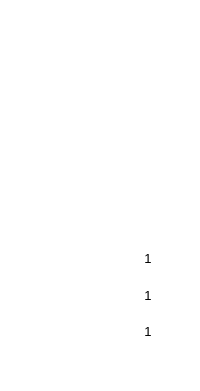
  <widget class="QFrame" name="frame_12">
   <property name="geometry">
    <rect>
     <x>1050</x>
     <y>620</y>
     <width>200</width>
     <height>391</height>
    </rect>
   </property>
   <property name="styleSheet">
    <string notr="true">background: transparent; 
background-image: url(:/pic/blue_bg.png);
border:0px</string>
   </property>
   <property name="frameShape">
    <enum>QFrame::StyledPanel</enum>
   </property>
   <property name="frameShadow">
    <enum>QFrame::Raised</enum>
   </property>
   <widget class="QLabel" name="label_117">
    <property name="geometry">
     <rect>
      <x>324</x>
      <y>20</y>
      <width>106</width>
      <height>26</height>
     </rect>
    </property>
    <property name="font">
     <font>
      <pointsize>15</pointsize>
     </font>
    </property>
    <property name="layoutDirection">
     <enum>Qt::LeftToRight</enum>
    </property>
    <property name="styleSheet">
     <string notr="true">color: rgb(255, 255, 255);
background-image: url(:/pic/smalltitle.png);</string>
    </property>
    <property name="text">
     <string>污泥仓</string>
    </property>
    <property name="alignment">
     <set>Qt::AlignCenter</set>
    </property>
   </widget>
   <widget class="QLabel" name="label_113">
    <property name="geometry">
     <rect>
      <x>60</x>
      <y>20</y>
      <width>106</width>
      <height>26</height>
     </rect>
    </property>
    <property name="font">
     <font>
      <pointsize>15</pointsize>
     </font>
    </property>
    <property name="layoutDirection">
     <enum>Qt::LeftToRight</enum>
    </property>
    <property name="styleSheet">
     <string notr="true">color: rgb(255, 255, 255);</string>
    </property>
    <property name="text">
     <string>混 料 机</string>
    </property>
    <property name="alignment">
     <set>Qt::AlignCenter</set>
    </property>
   </widget>
   <widget class="QLabel" name="label_136">
    <property name="geometry">
     <rect>
      <x>30</x>
      <y>86</y>
      <width>72</width>
      <height>22</height>
     </rect>
    </property>
    <property name="font">
     <font>
      <pointsize>10</pointsize>
     </font>
    </property>
    <property name="styleSheet">
     <string notr="true">color: rgb(255, 255, 255);
background-image: url(:/pic/field_bg.png);</string>
    </property>
    <property name="text">
     <string>运行</string>
    </property>
    <property name="alignment">
     <set>Qt::AlignCenter</set>
    </property>
   </widget>
   <widget class="QLabel" name="MIXER_EM_RUN_label">
    <property name="geometry">
     <rect>
      <x>140</x>
      <y>80</y>
      <width>35</width>
      <height>35</height>
     </rect>
    </property>
    <property name="styleSheet">
     <string notr="true">background-image: url(:/pic/wheel_run.png);</string>
    </property>
    <property name="text">
     <string/>
    </property>
   </widget>
   <widget class="QLabel" name="label_137">
    <property name="geometry">
     <rect>
      <x>30</x>
      <y>126</y>
      <width>72</width>
      <height>22</height>
     </rect>
    </property>
    <property name="font">
     <font>
      <pointsize>10</pointsize>
     </font>
    </property>
    <property name="styleSheet">
     <string notr="true">color: rgb(255, 255, 255);
background-image: url(:/pic/field_bg.png);</string>
    </property>
    <property name="text">
     <string>电机故障</string>
    </property>
    <property name="alignment">
     <set>Qt::AlignCenter</set>
    </property>
   </widget>
   <widget class="QLabel" name="MIXER_EM_FAULT_label">
    <property name="geometry">
     <rect>
      <x>140</x>
      <y>120</y>
      <width>35</width>
      <height>35</height>
     </rect>
    </property>
    <property name="styleSheet">
     <string notr="true">background-image: url(:/pic/wheel_run.png);</string>
    </property>
    <property name="text">
     <string/>
    </property>
   </widget>
   <widget class="QLabel" name="label_138">
    <property name="geometry">
     <rect>
      <x>30</x>
      <y>166</y>
      <width>72</width>
      <height>22</height>
     </rect>
    </property>
    <property name="font">
     <font>
      <pointsize>10</pointsize>
     </font>
    </property>
    <property name="styleSheet">
     <string notr="true">color: rgb(255, 255, 255);
background-image: url(:/pic/field_bg.png);</string>
    </property>
    <property name="text">
     <string>油路堵塞</string>
    </property>
    <property name="alignment">
     <set>Qt::AlignCenter</set>
    </property>
   </widget>
   <widget class="QLabel" name="MIXER_OC_FAULT_label">
    <property name="geometry">
     <rect>
      <x>140</x>
      <y>160</y>
      <width>35</width>
      <height>35</height>
     </rect>
    </property>
    <property name="styleSheet">
     <string notr="true">background-image: url(:/pic/wheel_run.png);</string>
    </property>
    <property name="text">
     <string/>
    </property>
   </widget>
   <widget class="QLabel" name="label_139">
    <property name="geometry">
     <rect>
      <x>30</x>
      <y>206</y>
      <width>72</width>
      <height>22</height>
     </rect>
    </property>
    <property name="font">
     <font>
      <pointsize>10</pointsize>
     </font>
    </property>
    <property name="styleSheet">
     <string notr="true">color: rgb(255, 255, 255);
background-image: url(:/pic/field_bg.png);</string>
    </property>
    <property name="text">
     <string>液位低</string>
    </property>
    <property name="alignment">
     <set>Qt::AlignCenter</set>
    </property>
   </widget>
   <widget class="QLabel" name="MIXER_LS_LEVEL_FAULT_label">
    <property name="geometry">
     <rect>
      <x>140</x>
      <y>200</y>
      <width>35</width>
      <height>35</height>
     </rect>
    </property>
    <property name="styleSheet">
     <string notr="true">background-image: url(:/pic/wheel_run.png);</string>
    </property>
    <property name="text">
     <string/>
    </property>
   </widget>
   <widget class="QLabel" name="label_121">
    <property name="geometry">
     <rect>
      <x>30</x>
      <y>247</y>
      <width>72</width>
      <height>22</height>
     </rect>
    </property>
    <property name="font">
     <font>
      <pointsize>10</pointsize>
     </font>
    </property>
    <property name="styleSheet">
     <string notr="true">color: rgb(255, 255, 255);
background-image: url(:/pic/field_bg.png);</string>
    </property>
    <property name="text">
     <string>温度</string>
    </property>
    <property name="alignment">
     <set>Qt::AlignCenter</set>
    </property>
   </widget>
   <widget class="QLabel" name="LS_1_TEMP_label">
    <property name="geometry">
     <rect>
      <x>112</x>
      <y>247</y>
      <width>72</width>
      <height>22</height>
     </rect>
    </property>
    <property name="font">
     <font>
      <pointsize>10</pointsize>
     </font>
    </property>
    <property name="styleSheet">
     <string notr="true">background-image: url(:/pic/white_bg.png);</string>
    </property>
    <property name="text">
     <string>1</string>
    </property>
    <property name="alignment">
     <set>Qt::AlignCenter</set>
    </property>
   </widget>
   <widget class="QLabel" name="LS_1_OL_label">
    <property name="geometry">
     <rect>
      <x>112</x>
      <y>284</y>
      <width>72</width>
      <height>22</height>
     </rect>
    </property>
    <property name="font">
     <font>
      <pointsize>10</pointsize>
     </font>
    </property>
    <property name="styleSheet">
     <string notr="true">background-image: url(:/pic/white_bg.png);</string>
    </property>
    <property name="text">
     <string>1</string>
    </property>
    <property name="alignment">
     <set>Qt::AlignCenter</set>
    </property>
   </widget>
   <widget class="QLabel" name="label_140">
    <property name="geometry">
     <rect>
      <x>30</x>
      <y>284</y>
      <width>72</width>
      <height>22</height>
     </rect>
    </property>
    <property name="font">
     <font>
      <pointsize>10</pointsize>
     </font>
    </property>
    <property name="styleSheet">
     <string notr="true">color: rgb(255, 255, 255);
background-image: url(:/pic/field_bg.png);</string>
    </property>
    <property name="text">
     <string>油位</string>
    </property>
    <property name="alignment">
     <set>Qt::AlignCenter</set>
    </property>
   </widget>
   <widget class="QLabel" name="LS_1_PRESSURE_label">
    <property name="geometry">
     <rect>
      <x>112</x>
      <y>320</y>
      <width>72</width>
      <height>22</height>
     </rect>
    </property>
    <property name="font">
     <font>
      <pointsize>10</pointsize>
     </font>
    </property>
    <property name="styleSheet">
     <string notr="true">background-image: url(:/pic/white_bg.png);</string>
    </property>
    <property name="text">
     <string>1</string>
    </property>
    <property name="alignment">
     <set>Qt::AlignCenter</set>
    </property>
   </widget>
   <widget class="QLabel" name="label_141">
    <property name="geometry">
     <rect>
      <x>30</x>
      <y>320</y>
      <width>72</width>
      <height>22</height>
     </rect>
    </property>
    <property name="font">
     <font>
      <pointsize>10</pointsize>
     </font>
    </property>
    <property name="styleSheet">
     <string notr="true">color: rgb(255, 255, 255);
background-image: url(:/pic/field_bg.png);</string>
    </property>
    <property name="text">
     <string>压力</string>
    </property>
    <property name="alignment">
     <set>Qt::AlignCenter</set>
    </property>
   </widget>
  </widget>
